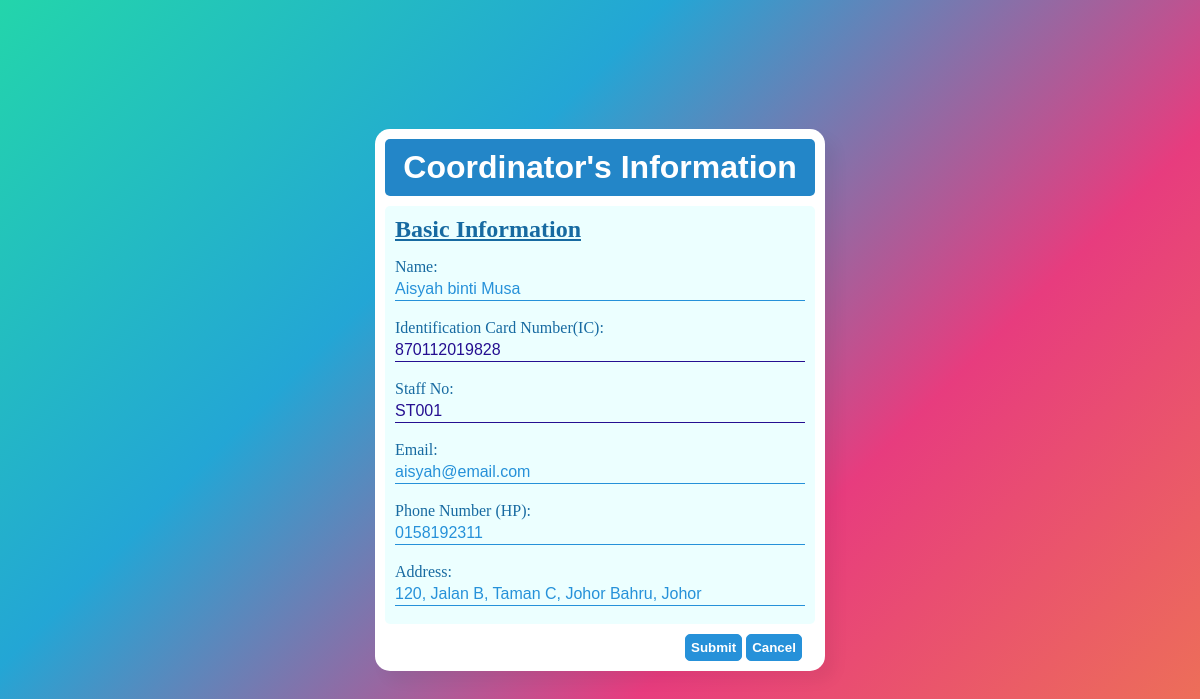
The page /update_profile_form.php?id=ST001 (signed in) on the database its author committed.
### tables this page shows
CREATE TABLE `coordinator` (
  `coor_staff_no` varchar(10) NOT NULL,
  `coor_ic` varchar(20) NOT NULL,
  `coor_name` varchar(50) NOT NULL,
  `coor_address` varchar(100) NOT NULL,
  `coor_phone` varchar(20) NOT NULL,
  `coor_email` varchar(30) NOT NULL,
  `coor_username` varchar(20) NOT NULL
);

### update_profile_form.php (the view, shortened to what this page needs)
<?php
     $ID = $_GET['id'];
	 require ("config.php");
	 if ($_SESSION["LEVEL"] == 1)
     {
        $sql="SELECT * FROM admin WHERE admin_staff_no='$ID'";
        $adminId = $ID;
     }
     else if ($_SESSION["LEVEL"] == 2)
     {
        $sql="SELECT * FROM coordinator WHERE coor_staff_no='$ID'";
     }
     else
     {
        $sql="SELECT * FROM student WHERE stud_matric_no='$ID'";
        $studId = $ID;
     }
	 $result = mysqli_query($conn, $sql);
	 $rows=mysqli_fetch_assoc($result);
?>
	<html>
	<head>
        <link rel="stylesheet" href="form_view.css">
	</head>
	<body>
    <div class = "form">
<?php
     if ($_SESSION['LEVEL'] == 1) {
        ?>
        <form class = "input_form" method="post" action="update_admin.php?id=<?php echo $ID;?>" name="adminform" onsubmit="return validateAdmin()">
            <h1>Administrator's Information</h1>
            <div class="basic_information">
                <h2>Basic Information</h2>
                    <label for="name">Name: </label>
                    <input type="text" id="name" name="admin_name" value="<?php echo $rows['admin_name']?>" maxlength="50" required><br><br>
                    <label for="ic">Identification Card Number(IC): </label>
                    <input type="text" id="ic" name="admin_ic" value="<?php echo $rows['admin_ic']?>" maxlength="20" readonly><br><br>
                    <label for="staff">Staff No: </label>
                    <input type="text" id="staff" name="admin_staff_no" value="<?php echo $rows['admin_staff_no']?>" maxlength="10" readonly><br><br>
                    <label for="email">Email: </label>
                    <input type="text" id="email" name="admin_email" size="30" value="<?php echo $rows['admin_email']?>" maxlength="30" required><br><br>
                    <label for="hp">Phone Number (HP): </label>
                    <input type="text" id="hp" name="admin_phone" value="<?php echo $rows['admin_phone']?>" maxlength="20" required><br><br>
                    <label for="address">Address: </label>
                    <input type="text" id="address" name="admin_address" value="<?php echo $rows['admin_address']?>" maxlength="100" required><br><br>
            </div>
            <div class = "button_group">
                <input class = "right" type="submit" value="Submit">
                <a href="view_profile.php">
                    <input type="button" value="Cancel" onclick="return confirm('Are you sure you want to discard the changes?')">
                </a>
            </div>
        </form>
    <?php } else if ($_SESSION["LEVEL"] == 2) { ?>
        <form class = "input_form" method="post" action="update_coor.php?id=<?php echo $ID;?>" name="coorform" onsubmit="return validateCoordinator()">
            <h1>Coordinator's Information</h1>
            <div class="basic_information">
                <h2>Basic Information</h2>
                    <label for="name">Name: </label>
                    <input type="text" id="name" name="coor_name" value="<?php echo $rows['coor_name']?>" maxlength="50" required><br><br>
                    <label for="ic">Identification Card Number(IC): </label>
                    <input type="text" id="ic" name="coor_ic" value="<?php echo $rows['coor_ic']?>" maxlength="20" readonly><br><br>
                    <label for="staff">Staff No: </label>
                    <input type="text" id="staff" name="coor_staff_no" value="<?php echo $rows['coor_staff_no']?>" maxlength="10" readonly><br><br>
                    <label for="email">Email: </label>
                    <input type="text" id="email" name="coor_email" size="30" value="<?php echo $rows['coor_email']?>" maxlength="30" required><br><br>
                    <label for="hp">Phone Number (HP): </label>
                    <input type="text" id="hp" name="coor_phone" value="<?php echo $rows['coor_phone']?>" maxlength="20" required><br><br>
                    <label for="address">Address: </label>
                    <input type="text" id="address" name="coor_address" value="<?php echo $rows['coor_address']?>" maxlength="100" required><br><br>
            </div>
            <div class = "button_group">
                <input class = "right" type="submit" value="Submit">
                <a href="view_profile.php">
                    <input type="button" value="Cancel" onclick="return confirm('Are you sure you want to discard the changes?')">
                </a>
            </div>
        </form>
    <?php } ?>
    </div>
</body>
</html>

### form_view.css (style rules this page uses)
* { margin: 0; padding: 0; box-sizing: border-box; font-family: Georgia (serif); }
body { margin: 0; padding: 0; background: linear-gradient(-45deg, #ee7752, #e73c7e, #23a6d5, #23d5ab); height: 100vh; overflow: hidden; }
div.form { display: flex; justify-content: center; }
div.basic_information { margin-top: 10px; margin-bottom: 10px; padding: 10px; padding-bottom: 0px; border-radius: 5px; background-color: #a4fdfd36; }
form.input_form, div.profile { position: absolute; top: 50%; left: 50%; transform: translate(-50%, -50%); background-color: white; border-radius: 15px; box-shadow: 10px 10px 15px rgba(0,0,0,0.05); padding: 10px; width: 450px; }
form.input_form > h1, div.profile > h1 { font-family:'Franklin Gothic Medium', 'Arial Narrow', Arial, sans-serif; margin: 0px; margin-bottom: 10px; text-align: center; padding: 10px; background-color: #2386c8; color: white; border-radius: 5px; pointer-events: none; }
div.login_information > h2, div.basic_information > h2 { color: #176aa1; text-decoration: underline; margin: 0px; margin-bottom: 15px; pointer-events: none; }
div.login_information label, div.basic_information label { color: #176aa1; }
form.input_form input[type="text"], form.input_form div.login_information input[type="password"] { margin-top: 1px; border: 0px; background-color: rgba(0, 255, 255, 0); border-bottom: 1px solid #2691d9; height: 3vh; width: 100%; font-size: 1em; color: #2691d9; }
form.input_form input[type="text"][readonly], form.input_form div.login_information input[type="password"][readonly], form.input_form input[type="date"][readonly], form.input_form input[type="number"][readonly] { pointer-events: none; color: #250f91; border-bottom: 1px solid #250f91; }
div.button_group .right { margin-left: 300px; }
button, input[type="button"], input[type="submit"] { padding: 5px; font-weight:bold; color: white; background-color: #2691d9; border: 1px solid #2691d9; border-radius: 5px; }

### rows shown on the page
coordinator: coor_name "Aisyah binti Musa", coor_ic "870112019828", coor_staff_no "ST001", coor_email "aisyah@email.com", coor_phone "0158192311", coor_address "120, Jalan B, Taman C, Johor Bahru, Johor"
